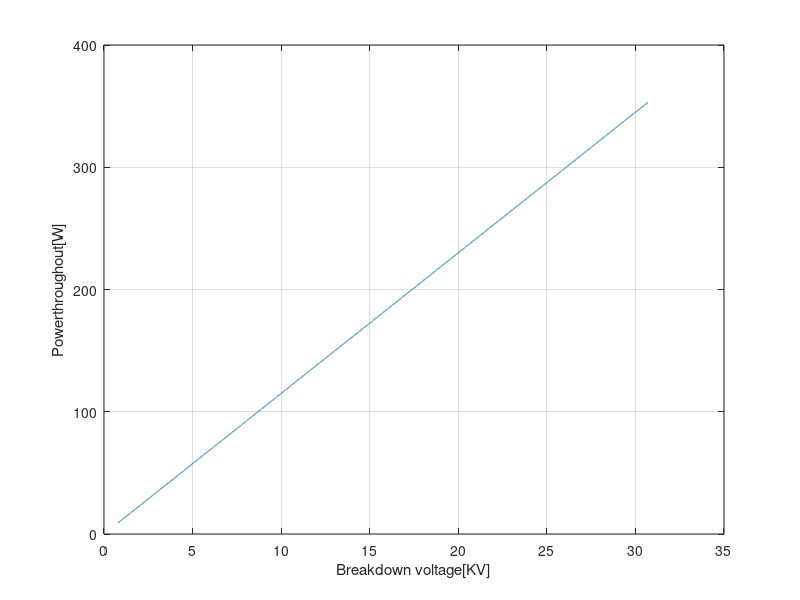

This figure's MATLAB source:
clear all, close all, clc


C=0.023e-6;  %Capacitance

p=1;
n=1000;     %at constant freq of 1kHz
BPS=[];     %break down per second
V=[];      %break down voltage at differnt spark length
P=[];
for i=1:1:100
    d=[0.1:0.001:30];
    V = p*d + 0.7;
    E=0.5*C*(V*1000).^2;
    BPS=n*V.^-1;
    P=E.*BPS;
end
plot(V,P),grid;
xlabel('Breakdown voltage[KV]');
ylabel('Powerthroughout[W]');
    